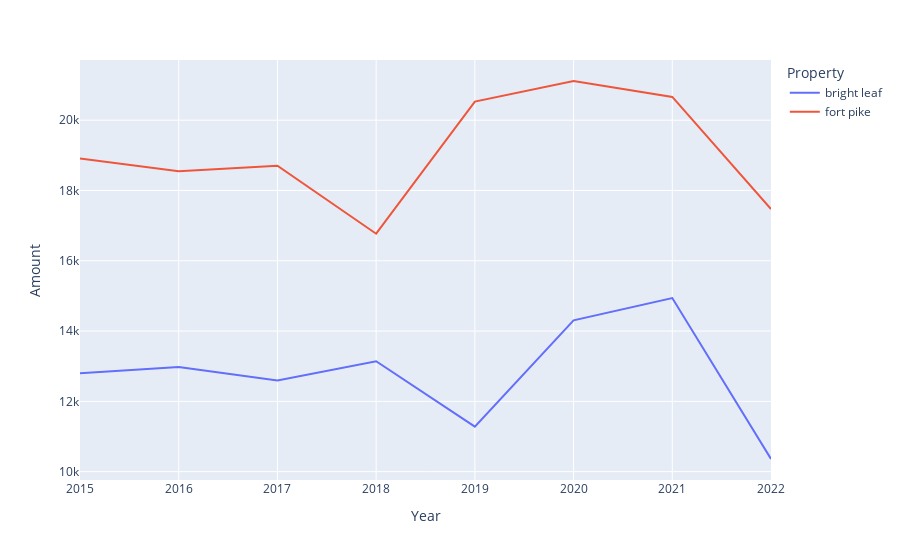

Notebook code for this chart:
### Code cell
fig

### Figure 1 — Plotly figure (JSON) as saved in the notebook; plotly's stock layout.template omitted (floating-point values rounded to 4 significant figures)
{"data": [{"hovertemplate": "Property=bright leaf<br>Year=%{x}<br>Amount=%{y}<extra></extra>", "legendgroup": "bright leaf", "line": {"color": "#636efa", "dash": "solid"}, "marker": {"symbol": "circle"}, "mode": "lines", "name": "bright leaf", "orientation": "v", "showlegend": true, "type": "scatter", "x": [2015, 2016, 2017, 2018, 2019, 2020, 2021, 2022], "xaxis": "x", "y": [12800, 12975, 12595, 13140, 11280, 14300.0, 14940, 10360], "yaxis": "y"}, {"hovertemplate": "Property=fort pike<br>Year=%{x}<br>Amount=%{y}<extra></extra>", "legendgroup": "fort pike", "line": {"color": "#EF553B", "dash": "solid"}, "marker": {"symbol": "circle"}, "mode": "lines", "name": "fort pike", "orientation": "v", "showlegend": true, "type": "scatter", "x": [2015, 2016, 2017, 2018, 2019, 2020, 2021, 2022], "xaxis": "x", "y": [18910, 18545, 18705, 16770, 20530, 21115, 20660.0, 17472], "yaxis": "y"}], "layout": {"legend": {"title": {"text": "Property"}, "tracegroupgap": 0}, "margin": {"t": 60}, "xaxis": {"anchor": "y", "domain": [0, 1], "title": {"text": "Year"}}, "yaxis": {"anchor": "x", "domain": [0, 1], "title": {"text": "Amount"}}}}
